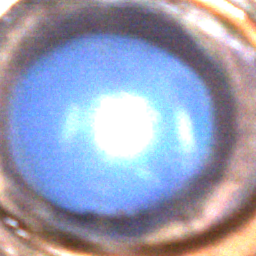
#> input picture notebook/image/1.png, 256 x 256 px
$ python -i pupil_analysis.py   (imports and definitions only)   (older library calls are emulated)
#> lines starting #> are read from the running program, lines starting #| are printed output that depends on the picture; after the words box and inside, x2 and y2 are one past the last pixel; in counts of white or black regions, pixels touching at a corner belong together
#> further down, picture is the input picture: shape (256, 256, 3); mean B, G, R 182.8, 158.5, 153
### livestockwatch/utils.py
import csv
import datetime
import os
import re
import matplotlib.pyplot as plt
import numpy as np
import cv2
from scipy.signal import savgol_filter
from skimage import color, io
from skimage import restoration, exposure, filters
from IPython import embed


# [67 lines left out: functions remove_saturated_value, sort_with_number, get_datetime_tuple, get_frametimestamp, svg_smoothing, get_b_star_equalize and 1 more, not called in this run]


def write_as_png(newpath, frame):
    png_params = [cv2.IMWRITE_PNG_COMPRESSION, 9]
    cv2.imwrite(newpath, frame, png_params)


def equ_hist_color_image(image):
    b, g, r = cv2.split(image)
    equ_b = cv2.equalizeHist(b)
    equ_g = cv2.equalizeHist(g)
    equ_r = cv2.equalizeHist(r)
    return cv2.merge([equ_b, equ_g, equ_r])


# [170 lines left out: functions is_skipped_folder, plot_confusion_matrix, max_rgb_filter, special_max_r_gb_filter, get_specific_channel, not called in this run]

### livestockwatch/pupil_analysis.py
import math
import cv2
import matplotlib.pyplot as plt
import numpy as np
from skimage import color, io
from skimage.segmentation import clear_border
from skimage.measure import regionprops, label
from .utils import equ_hist_color_image
from IPython import embed


class PupilAnalysisException(Exception):
    """Base class for Pupil Analysis"""
    pass


class NoPupilDetected(PupilAnalysisException):
    """Raised when no pupil is detected"""
    pass


class ImpartialPupilDetected(PupilAnalysisException):
    """Raised when impartial pupil is detected"""
    pass


class UnsupportedAnalysisMode(PupilAnalysisException):
    """Raised when impartial pupil is detected"""
    pass


def pupil_fit_ellipse(image, blur_kernel=5, close_kernel=7, open_kernel=22, debug=False):
#> called with blur_kernel = 5, close_kernel = 7, open_kernel = 22, debug = False
    mask = np.zeros(image.shape[:2], dtype="uint8")
    minor_axis = None
    major_axis = None
    cnt = None
    angle = None
    centroid = None
    ellipse = None

    image_untouched = image.copy()
    image = cv2.fastNlMeansDenoisingColored(image, None, 10, 10, 7, 21)

    blur = cv2.GaussianBlur(image, (blur_kernel, blur_kernel), 0)

    frame_to_thresh = cv2.cvtColor(blur, cv2.COLOR_BGR2HSV)
#> frame_to_thresh: shape (256, 256, 3); mean H, S, V 92.8, 72.7, 195.6

    thresh = cv2.inRange(frame_to_thresh, (97.5, 0, 0), (127.5, 255, 255))
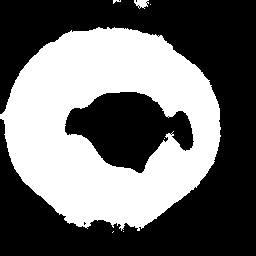
#> thresh: shape (256, 256); 42.1% white; 7 white regions (5 under 20 px), largest, box (x1, y1, x2, y2) and area: (0, 27, 221, 231) 27492, (134, 0, 149, 9) 89

    #
    kernel_closing = cv2.getStructuringElement(cv2.MORPH_ELLIPSE, (close_kernel, close_kernel))
    closing = cv2.morphologyEx(thresh, cv2.MORPH_CLOSE, kernel_closing)
#> closing: shape (256, 256); 42.4% white; 4 white regions (1 under 20 px), largest, box (x1, y1, x2, y2) and area: (0, 27, 221, 232) 27635, (134, 0, 151, 9) 109, (113, 0, 121, 4) 20
    #
    kernel_opening = cv2.getStructuringElement(cv2.MORPH_ELLIPSE, (open_kernel, open_kernel))
    opening = cv2.morphologyEx(closing, cv2.MORPH_OPEN, kernel_opening)
#> opening: shape (256, 256); 41.7% white; 1 white region

    (_, cnts, _) = cv2.findContours(opening.copy(), cv2.RETR_EXTERNAL, cv2.CHAIN_APPROX_SIMPLE)
#> cnts = 1 contour; box (x1, y1, x2, y2) and area: (4, 29, 221, 228) 33324
    if len(cnts) > 0 and cnts is not None:
        try:
            cnt = max(cnts, key=cv2.contourArea)
#> cnt = contour of 272 points, box (x1, y1, x2, y2) (4, 29, 221, 228), area 33324
        except Exception as e:
            embed()

        area = cv2.contourArea(cnt)
#> area = 33324
        print(area)
#| 33324.0
        if area > 3000:
            image_untouched = equ_hist_color_image(image_untouched)
#> in equ_hist_color_image, `b, g, r = cv2.split(image)`:
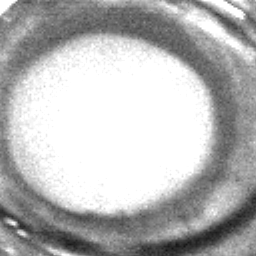
#> b: shape (256, 256); min 21, max 255, mean 182.8
#> in equ_hist_color_image, `b, g, r = cv2.split(image)`:
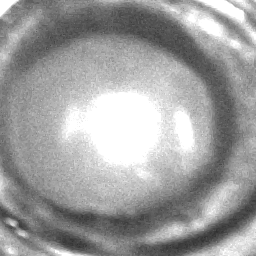
#> g: shape (256, 256); min 47, max 255, mean 158.5
#> in equ_hist_color_image, `equ_b = cv2.equalizeHist(b)`:
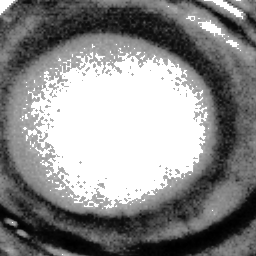
#> equ_b: shape (256, 256); min 0, max 255, mean 139
#> in equ_hist_color_image, `equ_g = cv2.equalizeHist(g)`:
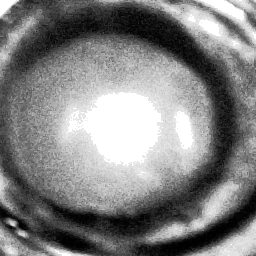
#> equ_g: shape (256, 256); min 0, max 255, mean 129.1
#> in equ_hist_color_image, `equ_r = cv2.equalizeHist(r)`:
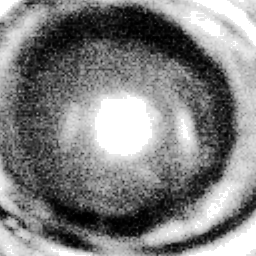
#> equ_r: shape (256, 256); min 0, max 255, mean 129.2
            cv2.drawContours(image_untouched, cnt, -1, (0, 0, 255), 3)

            ellipse = cv2.fitEllipse(cnt)
#> ellipse = ((111.4, 126.2), (199.3, 214.5), 94.35)
            centroid, (minor_axis, major_axis), angle = ellipse
#> centroid = (111.4, 126.2); minor_axis = 199.3; major_axis = 214.5; angle = 94.35
            cv2.ellipse(image_untouched, (centroid, (minor_axis, major_axis), angle), (0, 255, 0), 2)
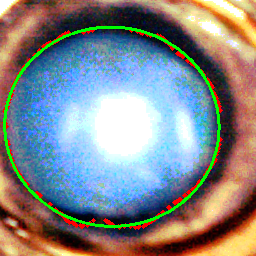
#> image_untouched: shape (256, 256, 3); mean B, G, R 136.6, 134.9, 131.3
            if debug:
                cv2.imshow("Original", np.hstack([image_untouched, blur]))
                cv2.imshow("Result", np.hstack([thresh, closing, opening, mask]))

                cv2.waitKey(0)

    return centroid, major_axis, minor_axis, angle, image_untouched, cnt


# [48 lines left out: function calculate_axis_skimage, not called in this run]


class Parameter:
    # [106 lines left out: functions __init__, create_mask, detect_pupil, save_pupil_analysis_result, not called in this run]


class EllipseAnalysis(object):
    # [50 lines left out: functions __init__, calculate_area, calculate_perimeter, calculate_eccentricity, calculate_ipr, ellipse_normalized_area and 1 more, not called in this run]

>>> import cv2
>>> picture = cv2.imread('../notebook/image/1.png')
>>> result = pupil_fit_ellipse(picture)
#> result = 6 items

$ run again, on notebook/image/2.png
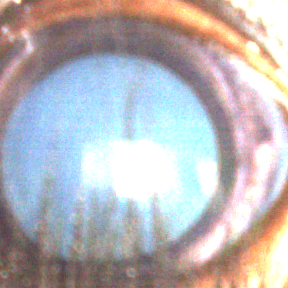
#> input picture notebook/image/2.png, 288 x 288 px
#> picture is the input picture: shape (288, 288, 3); mean B, G, R 184.8, 181.7, 185.5
#> frame_to_thresh: shape (288, 288, 3); mean H, S, V 79.6, 50.1, 204.1
#> in pupil_fit_ellipse, `thresh = cv2.inRange(frame_to_thresh, (97.5, 0, 0), (127.5, 255, 255))`:
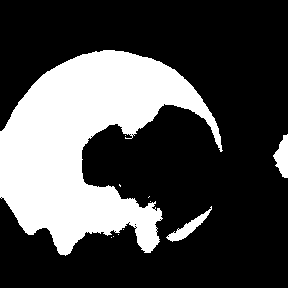
#> thresh: shape (288, 288); 28.8% white; 11 white regions (8 under 20 px), largest, box (x1, y1, x2, y2) and area: (0, 50, 223, 256) 23046, (166, 206, 212, 242) 416, (273, 134, 288, 178) 410
#> closing: shape (288, 288); 29% white; 4 white regions (1 under 20 px), largest, box (x1, y1, x2, y2) and area: (0, 50, 223, 256) 23234, (166, 206, 212, 242) 430, (273, 134, 288, 178) 412
#> opening: shape (288, 288); 26.9% white; 2 white regions
#> cnts = 2 contours; box (x1, y1, x2, y2) and area: (0, 51, 198, 250) 21640, (276, 145, 288, 173) 248
#> cnt = contour of 311 points, box (x1, y1, x2, y2) (0, 51, 198, 250), area 21640
#> area = 21640.5
#| 21640.5
#> ellipse = ((91.61, 146.4), (174.2, 208.5), 45.1)
#> centroid = (91.61, 146.4); minor_axis = 174.2; major_axis = 208.5; angle = 45.1
#> in pupil_fit_ellipse, `cv2.ellipse(image_untouched, (centroid, (minor_axis, major_axis), angl..`:
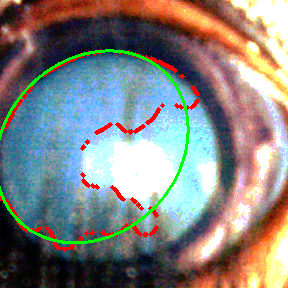
#> image_untouched: shape (288, 288, 3); mean B, G, R 129.9, 131.9, 133.1
#> result = 6 items

$ run again, on notebook/image/4.png
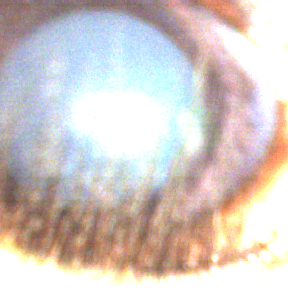
#> input picture notebook/image/4.png, 288 x 288 px
#> picture is the input picture: shape (288, 288, 3); mean B, G, R 196.1, 199.9, 210.2
#> frame_to_thresh: shape (288, 288, 3); mean H, S, V 61.9, 40.7, 219
#> thresh: shape (288, 288); 19.6% white; 15 white regions (12 under 20 px), largest, box (x1, y1, x2, y2) and area: (0, 10, 197, 189) 15990, (152, 165, 170, 188) 216, (123, 180, 131, 190) 26
#> closing: shape (288, 288); 19.9% white; 6 white regions (2 under 20 px), largest, box (x1, y1, x2, y2) and area: (0, 10, 197, 189) 16150, (152, 165, 170, 188) 229, (123, 171, 132, 190) 69, (260, 111, 265, 123) 31
#> opening: shape (288, 288); 18.3% white; 1 white region
#> cnts = 1 contour; box (x1, y1, x2, y2) and area: (0, 11, 182, 187) 14914
#> cnt = contour of 247 points, box (x1, y1, x2, y2) (0, 11, 182, 187), area 14914
#> area = 14913.5
#| 14913.5
#> ellipse = ((87.26, 90.24), (157.5, 178.8), 61.71)
#> centroid = (87.26, 90.24); minor_axis = 157.5; major_axis = 178.8; angle = 61.71
#> in pupil_fit_ellipse, `cv2.ellipse(image_untouched, (centroid, (minor_axis, major_axis), angl..`:
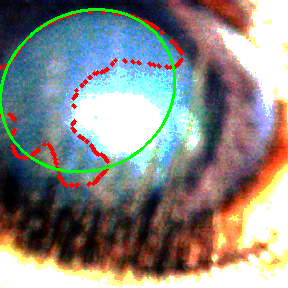
#> image_untouched: shape (288, 288, 3); mean B, G, R 132.6, 136.9, 138.2
#> result = 6 items
